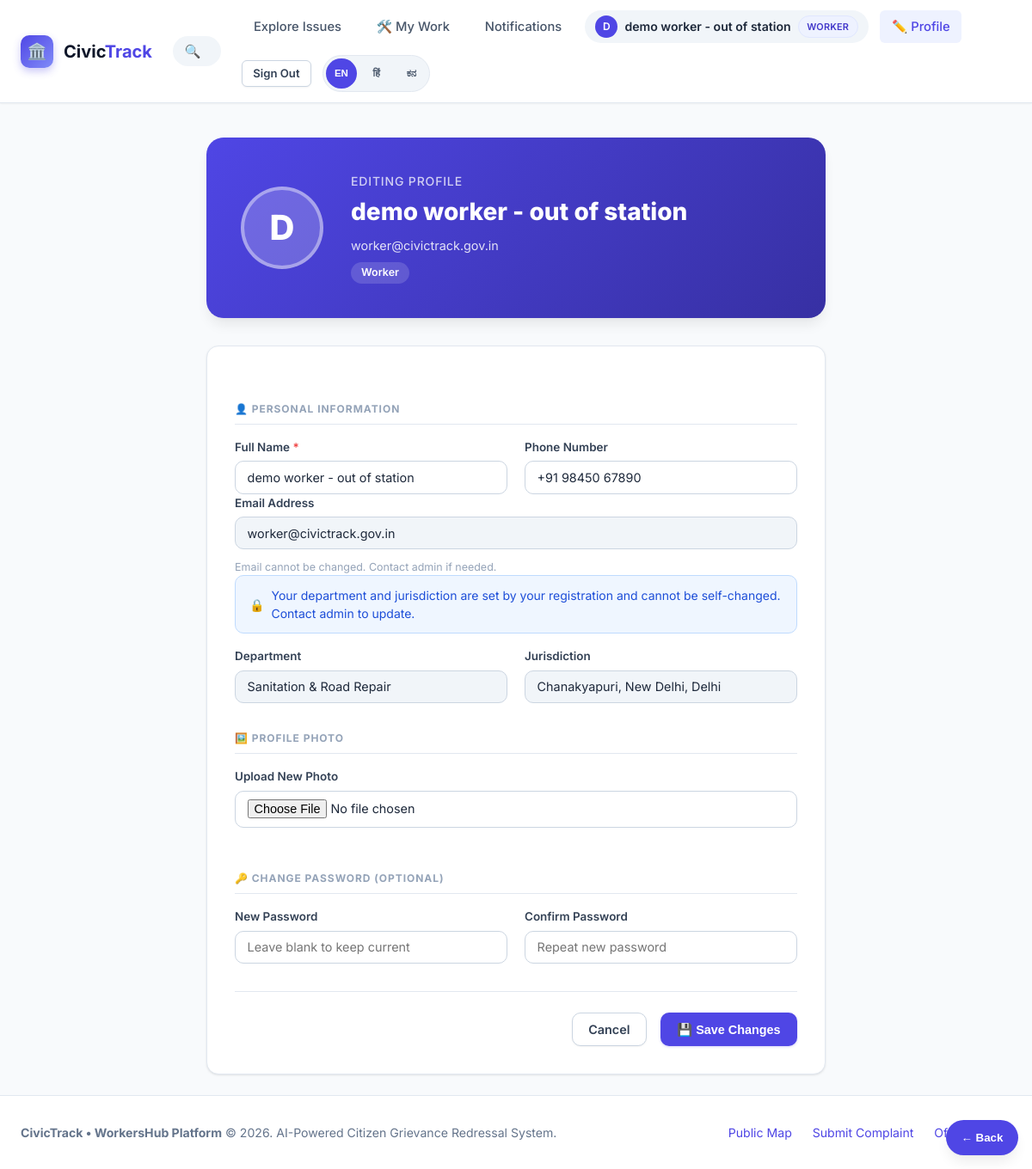
The app's page /profile/edit (signed in) with its own data.
### models.py (models this page shows, shortened)
class User(UserMixin, db.Model):
    __tablename__ = "users"
    id = db.Column(db.Integer, primary_key=True)
    name = db.Column(db.String(120), nullable=False)
    email = db.Column(db.String(160), unique=True, nullable=False, index=True)
    password_hash = db.Column(db.String(255), nullable=False)
    role = db.Column(db.String(20), nullable=False, default="citizen")  # citizen | authority | worker | admin
    phone = db.Column(db.String(20), nullable=True)
    state = db.Column(db.String(100), nullable=True)
    district = db.Column(db.String(100), nullable=True)
    city_town = db.Column(db.String(120), nullable=True)
    department = db.Column(db.String(100), nullable=True)  # For authority/worker: e.g. Roads, Sanitation
    profile_photo = db.Column(db.String(255), nullable=True)
    is_verified = db.Column(db.Boolean, nullable=False, default=False)
    created_at = db.Column(db.DateTime, default=datetime.utcnow)
    reported_issues = db.relationship("Issue", backref="reporter", lazy="dynamic",
                                      foreign_keys="Issue.reporter_id")
    assigned_issues = db.relationship("Issue", backref="assignee", lazy="dynamic",
                                      foreign_keys="Issue.assigned_to_id")
    assignments = db.relationship("IssueAssignment", backref="user", lazy="dynamic",
                                  foreign_keys="IssueAssignment.user_id", cascade="all, delete-orphan")
    chat_messages = db.relationship("ChatMessage", backref="sender", lazy="dynamic",
                                    foreign_keys="ChatMessage.user_id", cascade="all, delete-orphan")
    upvotes = db.relationship("Upvote", backref="user", lazy="dynamic", cascade="all, delete-orphan")
    notifications = db.relationship("Notification", backref="user", lazy="dynamic", cascade="all, delete-orphan")
    @property
    def is_admin(self):
        return self.role == "admin"

### app.py (the view, shortened to what this page needs)
@app.route("/profile/edit", methods=["GET", "POST"])
@login_required
def profile_edit():
    if current_user.role == "authority" and current_user.is_verified:
        flash("Your authority profile is admin-managed. Contact the administrator to update your details.", "info")
        return redirect(url_for("dashboard"))
    all_states = [r[0] for r in db.session.query(Place.state).distinct().order_by(Place.state).all()]
    return render_template("profile_edit.html", user=current_user, states=all_states)

### app.py (called while the page is built)
@login_manager.user_loader
def load_user(user_id):
    return User.query.get(int(user_id))

@app.context_processor
def inject_global_data():
    unread_notifications_count = 0
    if current_user.is_authenticated:
        unread_notifications_count = Notification.query.filter_by(
            user_id=current_user.id, is_read=False
        ).count()
    return {
        "unread_notifications_count": unread_notifications_count,
        "CATEGORIES": Config.CATEGORIES,
        "STATUSES": Config.STATUSES,
        "PRIORITIES": Config.PRIORITIES,
        "current_year": datetime.utcnow().year,
    }

### templates/profile_edit.html (shortened to what this page needs)
{% extends "base.html" %}
{% block content %}
<div style="max-width:720px;margin:0 auto;">
  <div class="profile-edit-hero">
    <div class="profile-avatar-wrap">
      <div class="profile-avatar-large">
        {% if user.profile_photo %}
          <img src="{{ url_for('static', filename='uploads/' + user.profile_photo) }}" alt="{{ user.name }}">
        {% else %}
          {{ user.name[0] | upper }}
        {% endif %}
      </div>
    </div>
    <div>
      <div style="font-size:.875rem;opacity:.75;font-weight:500;text-transform:uppercase;letter-spacing:.06em;">Editing Profile</div>
      <h1 style="font-size:1.75rem;font-weight:800;margin:.25rem 0 .5rem;">{{ user.name }}</h1>
      <div style="opacity:.85;font-size:.9rem;">{{ user.email }}</div>
      <span style="display:inline-block;margin-top:.5rem;background:rgba(255,255,255,.15);border-radius:999px;padding:.2rem .75rem;font-size:.78rem;font-weight:600;text-transform:capitalize;">{{ user.role }}</span>
    </div>
  </div>
  <div class="card" style="padding:2rem;">
    <form method="POST" enctype="multipart/form-data" id="profile-form">
      <div class="section-divider">👤 Personal Information</div>
      <div class="form-grid-2">
        <div class="form-group">
          <label class="form-label" for="name">Full Name <span style="color:var(--danger-solid)">*</span></label>
          <input id="name" name="name" class="form-control" type="text" value="{{ user.name }}" required maxlength="120" placeholder="Your full name">
        </div>
        <div class="form-group">
          <label class="form-label" for="phone">Phone Number</label>
          <input id="phone" name="phone" class="form-control" type="tel" value="{{ user.phone or '' }}" maxlength="20" placeholder="+91 XXXXX XXXXX">
        </div>
      </div>
      <div class="form-group">
        <label class="form-label">Email Address</label>
        <input class="form-control" type="email" value="{{ user.email }}" disabled style="background:var(--slate-100);cursor:not-allowed;">
        <div style="font-size:.78rem;color:var(--slate-400);margin-top:.3rem;">Email cannot be changed. Contact admin if needed.</div>
      </div>
      {% if user.role == 'worker' %}
      <div class="lock-note">
        🔒 <span>Your department and jurisdiction are set by your registration and cannot be self-changed. Contact admin to update.</span>
      </div>
      <div class="form-grid-2" style="margin-top:1rem">
        <div class="form-group">
          <label class="form-label">Department</label>
          <input class="form-control" value="{{ user.department or '—' }}" disabled style="background:var(--slate-100);cursor:not-allowed;">
        </div>
        <div class="form-group">
          <label class="form-label">Jurisdiction</label>
          <input class="form-control" value="{{ user.city_town or '—' }}, {{ user.district or '—' }}, {{ user.state or '—' }}" disabled style="background:var(--slate-100);cursor:not-allowed;">
        </div>
      </div>
      {% endif %}
      <div class="section-divider">🖼️ Profile Photo</div>
      <div class="form-group">
        <label class="form-label" for="profile_photo">Upload New Photo</label>
        <input id="profile_photo" name="profile_photo" type="file" class="form-control" accept="image/*" onchange="previewPhoto(this)">
      </div>
      <div class="section-divider">🔑 Change Password (optional)</div>
      <div class="form-grid-2">
        <div class="form-group">
          <label class="form-label" for="new_password">New Password</label>
          <input id="new_password" name="new_password" class="form-control" type="password" minlength="6" placeholder="Leave blank to keep current">
        </div>
        <div class="form-group">
          <label class="form-label" for="confirm_password">Confirm Password</label>
          <input id="confirm_password" name="confirm_password" class="form-control" type="password" placeholder="Repeat new password">
        </div>
      </div>
      <div style="display:flex;gap:1rem;justify-content:flex-end;margin-top:2rem;padding-top:1.5rem;border-top:1px solid var(--border-subtle);">
        <a href="{{ url_for('index') if user.role == 'citizen' else url_for('dashboard') if user.role == 'worker' else url_for('admin_panel') }}" class="btn btn-secondary">Cancel</a>
        <button type="submit" class="btn btn-primary">💾 Save Changes</button>
      </div>
    </form>
  </div>
</div>
{% endblock %}

### templates/base.html (shortened to what this page needs)
<!DOCTYPE html>
<html lang="en">
<head>
  <link rel="stylesheet" href="https://unpkg.com/leaflet@1.9.4/dist/leaflet.css" />
  <link rel="stylesheet" href="{{ url_for('static', filename='css/style.css') }}">
</head>
<body>
  <nav class="navbar">
    <div class="nav-container">
      <a href="{{ url_for('index') }}" class="brand-logo">
        <div class="brand-icon">🏛️</div>
        <span>Civic<strong style="color: var(--primary-600);">Track</strong></span>
      </a>
      <form action="{{ url_for('index') }}" method="GET" class="nav-search-form">
        <span class="nav-search-icon">🔍</span>
        <input
          type="text"
          name="q"
          class="nav-search-input"
          data-i18n-placeholder="searchIssuesPlaceholder"
          placeholder="Search issues, case codes, localities..."
          value="{{ request.args.get('q', '') }}"
        >
      </form>
      <ul class="nav-menu">
        <li>
          <a href="{{ url_for('index') }}" class="nav-link {% if request.endpoint == 'index' %}active{% endif %}" data-i18n="navExplore">
          </a>
        </li>
        {% if current_user.is_authenticated %}
          {% if current_user.is_admin %}
            <li>
              <a href="{{ url_for('admin_panel') }}" class="nav-link {% if request.endpoint == 'admin_panel' %}active{% endif %}" data-i18n="navAdmin">
                ⚙️ Admin
              </a>
            </li>
          {% elif current_user.role == 'worker' %}
            <li><a href="{{ url_for('dashboard') }}" class="nav-link">🛠️ My Work</a></li>
          {% elif current_user.is_authority %}
            <li><a href="{{ url_for('dashboard') }}" class="nav-link">⚙️ Authority Queue</a></li>
            <li><a href="{{ url_for('authority_history') }}" class="nav-link">📚 History</a></li>
          {% else %}
            <li><a href="{{ url_for('my_reports') }}" class="nav-link">📋 My Active Reports</a></li>
            <li><a href="{{ url_for('client_history') }}" class="nav-link">📚 My History</a></li>
          {% endif %}
          <li>
            <a href="{{ url_for('notifications') }}" class="nav-link {% if request.endpoint == 'notifications' %}active{% endif %}" data-i18n="notifications">
            </a>
          </li>
          <li>
            <div class="user-pill">
              {% if current_user.profile_photo %}
                <img src="{{ url_for('static', filename='uploads/' + current_user.profile_photo) }}" alt="{{ current_user.name }}" class="user-avatar small-user-avatar">
              {% else %}
                <span class="user-avatar">{{ current_user.name[0] | upper }}</span>
              {% endif %}
              <span>{{ current_user.name }}</span>
              <span class="badge {% if current_user.role == 'worker' %}badge-acknowledged{% elif current_user.is_admin %}badge-priority-urgent{% else %}badge-acknowledged{% endif %}" style="font-size: 0.68rem;">
                {{ current_user.role }}
              </span>
            </div>
          </li>
          <li>
            <a href="{{ url_for('profile_edit') }}" class="nav-link {% if request.endpoint == 'profile_edit' %}active{% endif %}" title="Edit your profile">
              ✏️ Profile
            </a>
          </li>
          <li>
            <a href="{{ url_for('logout') }}" class="btn btn-sm btn-secondary" data-i18n="navSignOut">
            </a>
          </li>
        {% endif %}
        <li>
          <div class="lang-switcher" aria-label="Language selector">
            <button type="button" class="lang-btn active" data-lang="en">EN</button>
            <button type="button" class="lang-btn" data-lang="hi">हिं</button>
            <button type="button" class="lang-btn" data-lang="kn">ಕನ</button>
          </div>
        </li>
      </ul>
    </div>
  </nav>
  <main class="main-content">
    {% block content %}{% endblock %}
  </main>
  <button type="button" class="floating-back-btn" onclick="history.back()">← Back</button>
  <footer class="footer">
    <div class="footer-container">
      <div>
        <strong>CivicTrack &bull; WorkersHub Platform</strong> &copy; {{ current_year }}. AI-Powered Citizen Grievance Redressal System.
      </div>
      <div style="display: flex; gap: 1.5rem;">
        <a href="{{ url_for('index') }}" data-i18n="publicMap">Public Map</a>
        <a href="{{ url_for('report_issue') }}" data-i18n="submitComplaint">Submit Complaint</a>
        <a href="{{ url_for('login') }}" data-i18n="officialPortal">Official Portal</a>
      </div>
    </div>
  </footer>
</body>
</html>

### templates/profile_edit.html (style rules this page uses)
.profile-edit-hero { background: linear-gradient(135deg, var(--primary-600) 0%, var(--primary-800) 100%); border-radius: var(--radius-xl); padding: 2.5rem; color: #fff; display: flex; align-items: center; gap: 2rem; margin-bottom: 2rem; box-shadow: var(--shadow-lg); }
.profile-avatar-wrap { position: relative; flex-shrink: 0; }
.profile-avatar-large { width: 96px; height: 96px; border-radius: 50%; border: 4px solid rgba(255,255,255,0.4); object-fit: cover; background: rgba(255,255,255,0.2); display: flex; align-items: center; justify-content: center; font-size: 2.5rem; font-weight: 800; color: #fff; overflow: hidden; }
.section-divider { font-size: .75rem; font-weight: 700; text-transform: uppercase; letter-spacing: .08em; color: var(--slate-400); margin: 2rem 0 1rem; padding-bottom: .5rem; border-bottom: 1px solid var(--border-subtle); }
.form-grid-2 { display: grid; grid-template-columns: 1fr 1fr; gap: 1.25rem; }
.lock-note { display: flex; align-items: center; gap: .5rem; background: var(--info-bg); border: 1px solid var(--info-border); color: var(--info-text); border-radius: var(--radius-md); padding: .75rem 1rem; font-size: .875rem; }

### records on screen
User: name "D", name "demo worker - out of station", role "WORKER", email "worker@civictrack.gov.in", role "Worker", phone "+91 98450 67890", department "Sanitation & Road Repair", city_town+district+state "Chanakyapuri, New Delhi, Delhi"
